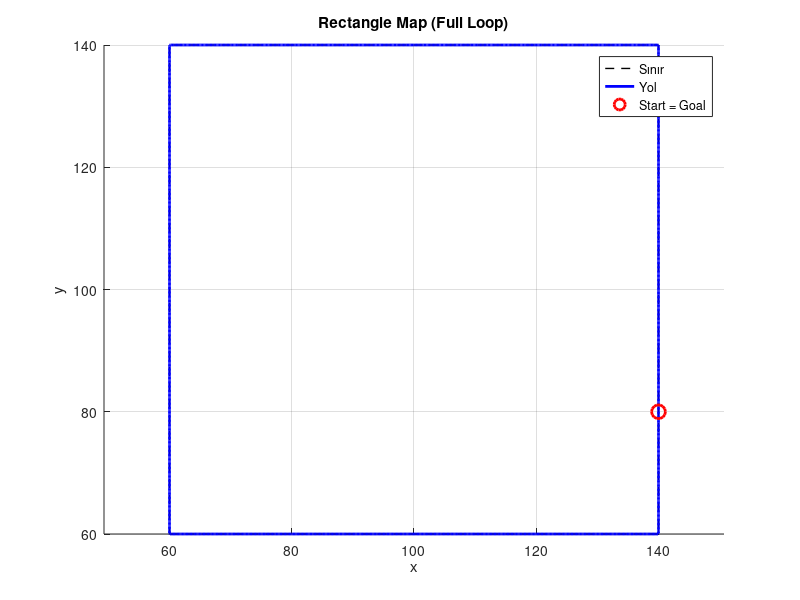

MATLAB code for this plot:
%% Rectangle parameters
C = [100 100];
W = 80;  H = 80;
x0 = C(1) - W/2;  x1 = C(1) + W/2;
y0 = C(2) - H/2;  y1 = C(2) + H/2;
P = 2*(W+H);  % perimeter length

%% Start noktası (kenar + oran)
% edges: 1=bottom, 2=right, 3=top, 4=left
start_edge = 2;  start_s = 0.25;

point_on_edge = @(e,s) ...
    (e==1)*[x0+s*W, y0] + ...
    (e==2)*[x1, y0+s*H] + ...
    (e==3)*[x1-s*W, y1] + ...
    (e==4)*[x0, y1-s*H];

S = point_on_edge(start_edge, start_s);

%% Convert (edge,s) -> perimeter coordinate p in [0,P)
edge_to_p = @(e,s) ...
    (e==1)*(0      + s*W) + ...
    (e==2)*(W      + s*H) + ...
    (e==3)*(W+H    + s*W) + ...
    (e==4)*(2*W+H  + s*H);

pS = edge_to_p(start_edge, start_s);

%% TAM TUR: başlangıçtan başlayıp tam çevre kadar git (kapalı döngü)
N = 1500;
p = pS + linspace(0, P, N).';   % tam bir tur (P = çevre)
p = mod(p, P);

%% Map p -> (x,y)
x = zeros(N,1); y = zeros(N,1);
m1 = p < W;
m2 = p >= W & p < W+H;
m3 = p >= W+H & p < 2*W+H;
m4 = p >= 2*W+H;

x(m1) = x0 + p(m1);                 y(m1) = y0;
x(m2) = x1;                         y(m2) = y0 + (p(m2)-W);
x(m3) = x1 - (p(m3)-(W+H));         y(m3) = y1;
x(m4) = x0;                         y(m4) = y1 - (p(m4)-(2*W+H));

waypoints = [x y];

%% Export
startPt = S;
goal    = S;  % tam tur: hedef = başlangıç
assignin('base','waypoints',waypoints);
assignin('base','startPt',startPt);
assignin('base','goal',goal);

%% Quick plot
figure('Color','w'); hold on; grid on; axis equal;
plot([x0 x1 x1 x0 x0],[y0 y0 y1 y1 y0],'k--','LineWidth',1);
plot(waypoints(:,1),waypoints(:,2),'b-','LineWidth',2);
plot(S(1),S(2),'ro','MarkerSize',10,'LineWidth',2);
title('Rectangle Map (Full Loop)');
xlabel('x'); ylabel('y');
legend('Sınır','Yol','Start = Goal','Location','best');
